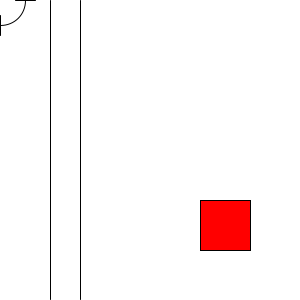
Frame 1 (no input)
Frame 60 (the mouse pressed at the canvas centre just before this capture): identical to frame 1, image omitted
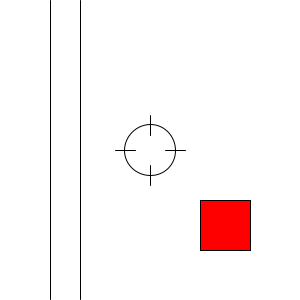
Frame 120 (the mouse held since frame 60 and released just before this capture)

The Processing sketch that drew these frames (run headless with seeded random() and noise(); from frame 60 on, the mouse is pressed at the canvas centre):

// Processing sketch: processing_150166
// ── processing_150166.pde

void setup() {
    size(300,300);
    
}

void draw() {
  background(255);
  
  line(50,0,50,height-1);
  line(80,0,80,height-1);
  
  noFill();
  ellipse(mouseX,mouseY,51,51);
  line(mouseX-35,mouseY,mouseX-15,mouseY);
  line(mouseX+15,mouseY,mouseX+35,mouseY);
  line(mouseX,mouseY-35,mouseX,mouseY-15);
  line(mouseX,mouseY+15,mouseX,mouseY+35);
  
  
  fill(0,255,0);
  if(mouseX<50||mouseX>80)
  fill(255,0,0);
  
  rect(width-100,height-100,50,50);

}
